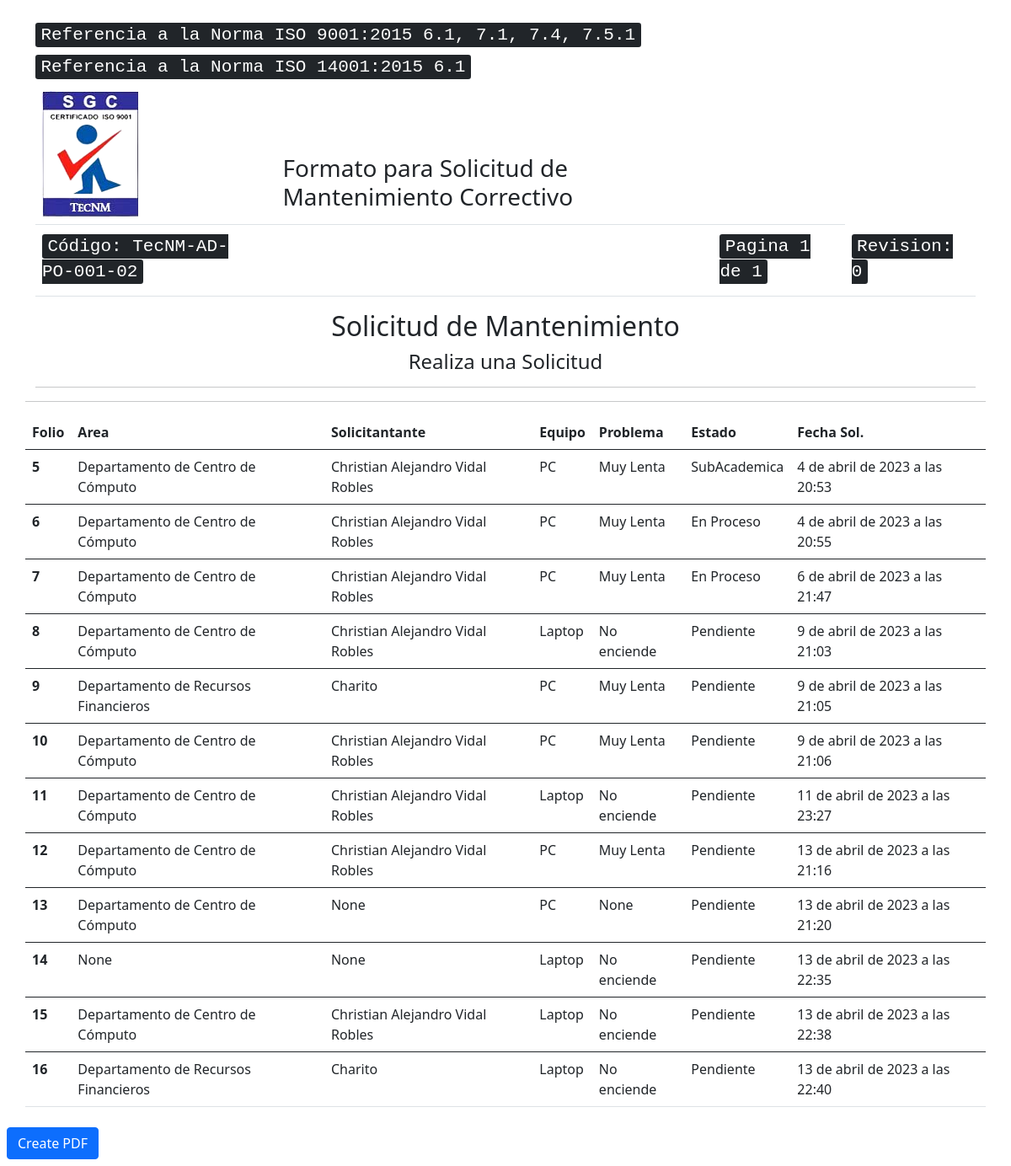
The page /showproducts/ on the database its author committed.
### peticiones/models.py (models this page shows, shortened)
class Peticion(models.Model):
    id=models.AutoField(primary_key=True)
    area=models.ForeignKey(Area,on_delete=models.SET_NULL,blank=False,null=True)
    personal=models.ForeignKey(Personal,on_delete=models.SET_NULL,blank=False,null=True)
    equipo=models.ForeignKey(Equipo,on_delete=models.SET_NULL,blank=False,null=True)
    problema=models.ForeignKey(Problema,on_delete=models.SET_NULL,blank=False,null=True)
    os_choices ={
        ('Pendiente', 'Pendiente'),
        ('En Proceso','En Proceso'),
        ('Finalizada','Finalizada'),
    }
    estado=models.CharField(max_length=20,default="Pendiente",choices=os_choices)
    fsolicitud=models.DateTimeField(auto_now_add=True)
    class Meta:
        verbose_name= "Peticion"
        verbose_name_plural= "Peticiones"

class Area(models.Model):
    name=models.CharField(max_length=120)
    class Meta:
        verbose_name= "Area"
        verbose_name_plural= "Areas"
    def __str__(self):
        return self.name

class Personal(models.Model):
    area=models.ForeignKey(Area,on_delete=models.CASCADE)
    name=models.CharField(max_length=120)
    class Meta:
        verbose_name= "Personal"
        verbose_name_plural= "Personal"
    def __str__(self):
        return self.name

class Equipo(models.Model):
    name=models.CharField(max_length=40)
    class Meta:
        verbose_name= "Equipo"
        verbose_name_plural= "Equipos"
    def __str__(self):
        return self.name

class Problema(models.Model):
    equipo=models.ForeignKey(Equipo,on_delete=models.CASCADE)
    name=models.CharField(max_length=40)
    class Meta:
        verbose_name= "Problema"
        verbose_name_plural= "Problemas"
    def __str__(self):
        return self.name

### peticiones/views.py (the view)
# urls.py: path('showproducts/',views.show_products,name='showproducts'),
def show_products(request):
    products = Peticion.objects.all()
    context={
        'products':products
    }
    return render(request,'pdf-covert/showInfo.html',context)

### peticiones/templates/pdf-covert/showInfo.html (shortened to what this page needs)
<!doctype html>
<html lang="en">
  <head>
    <link href="https://cdn.jsdelivr.net/npm/bootstrap@5.0.2/dist/css/bootstrap.min.css" rel="stylesheet">
    <br><section id="contacto" class="section-padding">
        <div class="container">
          <table class="table">
            <thead>
              <tr class="active">
                <td><img src="../../static/img/sgcBueno.png" alt=""></td>
                <td>
                <td><h3>Formato para Solicitud de Mantenimiento Correctivo</h3></td>
              <td></td>
          </tr>
                  <tr>
                  <tr><h4><kbd>Referencia a la Norma ISO 9001:2015 6.1, 7.1, 7.4, 7.5.1</kbd></h4></tr>
                  <tr><h4><kbd>Referencia a la Norma ISO 14001:2015 6.1</kbd></h4></tr>
              </tr>
              <td><h4><kbd>Código: TecNM-AD-PO-001-02</td></h4></kbd></td>
              <td></td>
              <td><h4>
                <td>
                  <h4><kbd>Pagina 1 de 1</kbd></h4></td>
                  <td><h4><kbd>Revision: 0</td>
              </td></h4></kbd></td>
          </table>
          <div class="row">
            <div class="header-section text-center">
              <h2>Solicitud de Mantenimiento</h2>
              <h4>Realiza una Solicitud</h4>
              <hr class="bottom-line">
            </div><hr>
                <table class="table" class="table" style="background-color: #ffff; border-radius: 2dvh;">
                    <thead>
                      <tr>
                        <th scope="col">Folio</th>
                        <th scope="col">Area</th>
                        <th scope="col">Solicitantante</th>
                        <th scope="col">Equipo</th>
                        <th scope="col">Problema</th>
                        <th scope="col">Estado</th>
                        <th scope="col">Fecha Sol.</th>
                      </tr>
                    </thead>
                    {% for product in products %}
                    <tbody>
                      <tr>
                        <th scope="col">{{product.id}}</th>
                        <td scope="col">{{product.area}}</td>
                        <td scope="col">{{product.personal}}</td>
                        <td scope="col">{{product.equipo}}</td>
                        <td scope="col">{{product.problema}}</td>
                        <td scope="col">{{product.estado}}</td>
                        <td scope="col">{{product.fsolicitud}}</td>
                      </tr>
                    </tbody>
                    {% endfor %}
                  </table>
          </div>
        </div>
        <a href="{% url 'create-pdf' %}" class="btn btn-primary m-2">Create PDF</a>
      </section>
  </body>
</html>

### rows shown on the page
Peticion: id "5", area "Departamento de Centro de Cómputo", personal "Christian Alejandro Vidal Robles", equipo "PC", problema "Muy Lenta", estado "SubAcademica", fsolicitud "4 de abril de 2023 a las 20:53"
Peticion: id "6", area "Departamento de Centro de Cómputo", personal "Christian Alejandro Vidal Robles", equipo "PC", problema "Muy Lenta", estado "En Proceso", fsolicitud "4 de abril de 2023 a las 20:55"
Peticion: id "7", area "Departamento de Centro de Cómputo", personal "Christian Alejandro Vidal Robles", equipo "PC", problema "Muy Lenta", estado "En Proceso", fsolicitud "6 de abril de 2023 a las 21:47"
Peticion: id "8", area "Departamento de Centro de Cómputo", personal "Christian Alejandro Vidal Robles", equipo "Laptop", problema "No enciende", estado "Pendiente", fsolicitud "9 de abril de 2023 a las 21:03"
Peticion: id "9", area "Departamento de Recursos Financieros", personal "Charito", equipo "PC", problema "Muy Lenta", estado "Pendiente", fsolicitud "9 de abril de 2023 a las 21:05"
Peticion: id "10", area "Departamento de Centro de Cómputo", personal "Christian Alejandro Vidal Robles", equipo "PC", problema "Muy Lenta", estado "Pendiente", fsolicitud "9 de abril de 2023 a las 21:06"
Peticion: id "11", area "Departamento de Centro de Cómputo", personal "Christian Alejandro Vidal Robles", equipo "Laptop", problema "No enciende", estado "Pendiente", fsolicitud "11 de abril de 2023 a las 23:27"
Peticion: id "12", area "Departamento de Centro de Cómputo", personal "Christian Alejandro Vidal Robles", equipo "PC", problema "Muy Lenta", estado "Pendiente", fsolicitud "13 de abril de 2023 a las 21:16"
Peticion: id "13", area "Departamento de Centro de Cómputo", personal "None", equipo "PC", problema "None", estado "Pendiente", fsolicitud "13 de abril de 2023 a las 21:20"
Peticion: id "14", area "None", personal "None", equipo "Laptop", problema "No enciende", estado "Pendiente", fsolicitud "13 de abril de 2023 a las 22:35"
Peticion: id "15", area "Departamento de Centro de Cómputo", personal "Christian Alejandro Vidal Robles", equipo "Laptop", problema "No enciende", estado "Pendiente", fsolicitud "13 de abril de 2023 a las 22:38"
Peticion: id "16", area "Departamento de Recursos Financieros", personal "Charito", equipo "Laptop", problema "No enciende", estado "Pendiente", fsolicitud "13 de abril de 2023 a las 22:40"
